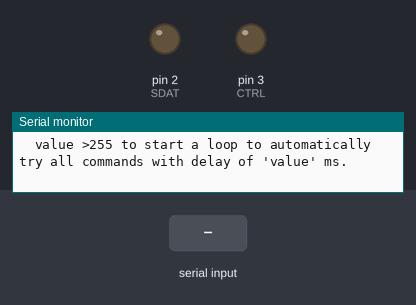
The sketch below on a simulated Arduino Uno, built with avr-gcc and run on an emulated ATmega328P. On the bench: output pins drawn as LEDs (lit = HIGH), the last lines printed to the serial monitor. Dashed ring = blinking. The inputs (shaded band) are chosen by the test bench.

Above: at 1.7 s.
1.8 s: "90,45\n" received over Serial
At 3.23 s:
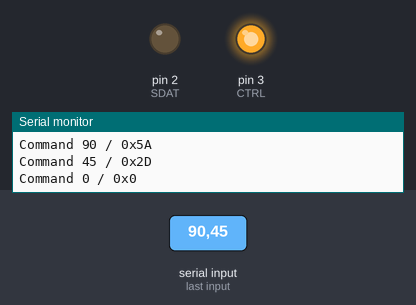
4.8 s: "30,150\n" received over Serial
At 7.1 s:
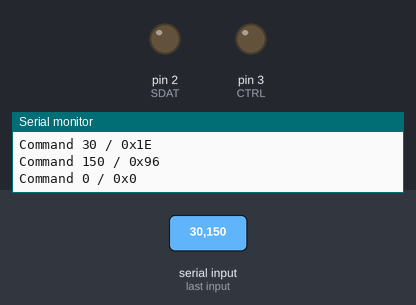
7.8 s: "200\n" received over Serial
At 9.6 s:
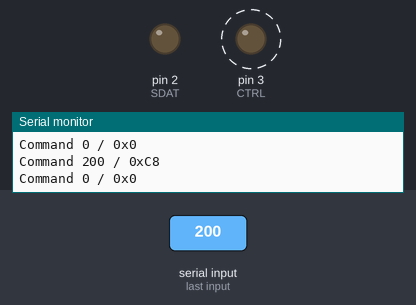
Timing chart, 0 to 11.1 s (numbered marks = the images above; inputs shaded):
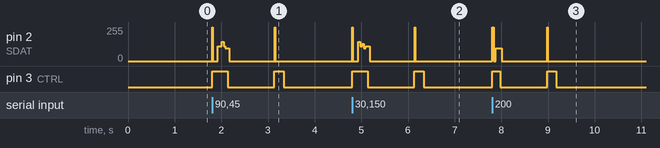

Measured:
- after the input at 1.8 s, pin 3 (CTRL): LOW → HIGH at once, → LOW 0.33 s later, → HIGH 1.0 s later, → LOW 0.20 s later
- after the input at 4.8 s, pin 3 (CTRL): LOW → HIGH at once, → LOW 0.33 s later, → HIGH 1.0 s later, → LOW 0.20 s later
- after the input at 7.8 s, pin 2 (SDAT): 0/255 → 96/255 at once, → 0/255 0.20 s later; pin 3 (CTRL): alternates HIGH for 0.19 s and LOW for 1.0 s, 4 changes in all, then stays LOW, starting at once

The sketch:

KenwoodXS.ino
```cpp
/*
Kenwood XS System Control
See XS-Connection.jpg for pinout.

Based on reverse engineering of the protocol done by Olaf Such (ol...@ihf.rwth-aachen.de).
The following excerpts were taken from de.sci.electronics posts by Olaf from 1997.

"Spezifikationen:
positive Logik, TTL Pegel, Startbit 15ms, 8Bit daten, danach geht
CTRL wieder auf 0V"

"The code consists of: CTRL goes High, 2ms later, SDAT goes High for about
15ms (StartBit), then a Low on SDAT for either approx. 15ms or 7.5ms
followed by a High level on SDAT for 7.5ms (FrameSignal)
then Low again for 15 or 7.5ms, High for 7.5, etc. 8 times all together.
CTRL then returns to Low."
*/

/*
Here are commands for Kenwood KX-3050 cassette deck:

Commands working in both the power-on mode and stand-by mode (in decimal):
121 - play
112, 113, 115, 117, 122, 123, 125 - stop

Commands working only in the power-on mode (in decimal):
66 - search next track
68 - stop
70 - play if stopped or paused, repeat current song if playing
72 - record
74 - search previous track
76 - pause
*/

enum {
  SDAT = 2,
  CTRL = 3,

  BIT_0 = 15000,
  BIT_1 = 7500,

  PLAY = 121,
  STOP1 = 112,
  STOP2 = 113,
  STOP3 = 115,
  STOP4 = 117,
  STOP5 = 122,
  STOP6 = 123,
  STOP7 = 125,
};

void setup() {
  Serial.begin(9600);
  while (!Serial)
    ;

  // Set-up XS lines
  pinMode(CTRL, OUTPUT);
  pinMode(SDAT, OUTPUT);
  digitalWrite(CTRL, LOW);
  digitalWrite(SDAT, LOW);

  // Usage
  Serial.println("Kenwood KX-3050 commands:");
  Serial.println("  Commands working in both the power-on mode and stand-by mode (in decimal):");
  Serial.println("    121 - play");
  Serial.println("    112, 113, 115, 117, 122, 123, 125 - stop");
  Serial.println("");
  Serial.println("  Commands working only in the power-on mode (in decimal):");
  Serial.println("    66 - search next track");
  Serial.println("    68 - stop");
  Serial.println("    70 - play if stopped or paused, repeat current song if playing");
  Serial.println("    72 - record");
  Serial.println("    74 - search previous track");
  Serial.println("    76 - pause");
  Serial.println("");
  Serial.println("Now type:");
  Serial.println("  value 0-255 to send the corresponding command,");
  Serial.println("  value >255 to start a loop to automatically try all commands with delay of 'value' ms.");
}

void send_byte(byte b) {
  // StartBit
  digitalWrite(SDAT, HIGH);
  delay(15);

  for (byte mask = 0x80; mask; mask >>= 1) {
    // Bit
    digitalWrite(SDAT, LOW);
    if (b & mask)
      delayMicroseconds(BIT_1);
    else
      delayMicroseconds(BIT_0);

    // FrameSignal
    digitalWrite(SDAT, HIGH);
    delayMicroseconds(7500);
  }
}

void send_command(byte cmd) {
  Serial.print("Command ");
  Serial.print(cmd, DEC);
  Serial.print(" / 0x");
  Serial.println(cmd, HEX);

  digitalWrite(CTRL, HIGH);
  delay(2);

  send_byte(cmd);

  // Return to default state
  digitalWrite(CTRL, LOW);
  digitalWrite(SDAT, LOW);
}

void try_all(unsigned long wait) {
  for (unsigned cmd = 0; cmd < 256; cmd++) {
    if(cmd == PLAY ||
      cmd == STOP1 ||
      cmd == STOP2 ||
      cmd == STOP3 ||
      cmd == STOP4 ||
      cmd == STOP5 ||
      cmd == STOP6 ||
      cmd == STOP7) {
      Serial.println("skipping one uninteresting command");
      continue;
    }
    send_command(byte(cmd));
    delay(wait);
  }
}

void loop() {
  while (Serial.available()) {
    const long val = Serial.parseInt();
    if (val < 0)
      Serial.println("wrong input");
    else if (val < 256)
      send_command(byte(val));
    else
      try_all((unsigned long)val);
  }
}
```
